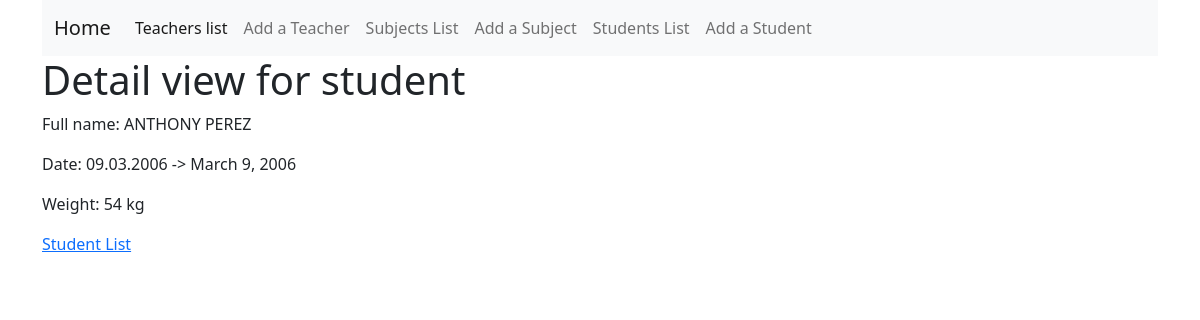
Screenshot of /first_app/student_detail/97 with the database file from the repository.
### first_app/models.py (models this page shows)
class Student(models.Model):
    name = models.CharField(max_length=100)
    birth_date = models.DateField(null=True, blank=True)  # null: missing; blank: empty
    weight = models.IntegerField()

### first_app/views.py (the view)
# urls.py: path('student_detail/<int:pk>', views.StudentDetailView.as_view(), name='student_detail'),
class StudentDetailView(DetailView):
    model = Student

### first_app/templates/first_app/student_detail.html
{% extends 'base.html' %}
{% block content %}
	<h1>Detail view for student</h1>
    <div>
        <p>Full name: {{ student.name|upper }}</p>
        <p>Date: {{ student.birth_date|date:'d.m.Y' }} -> {{ student.birth_date }}</p>
        <p>Weight: {{ student.weight }} kg</p>
    </div>
    <p><a href="/first_app/student_list">Student List</a></p>
{% endblock %}

### rows the page displays
Student: name "ANTHONY PEREZ", birth_date "09.03.2006", birth_date "March 9, 2006", weight "54"
